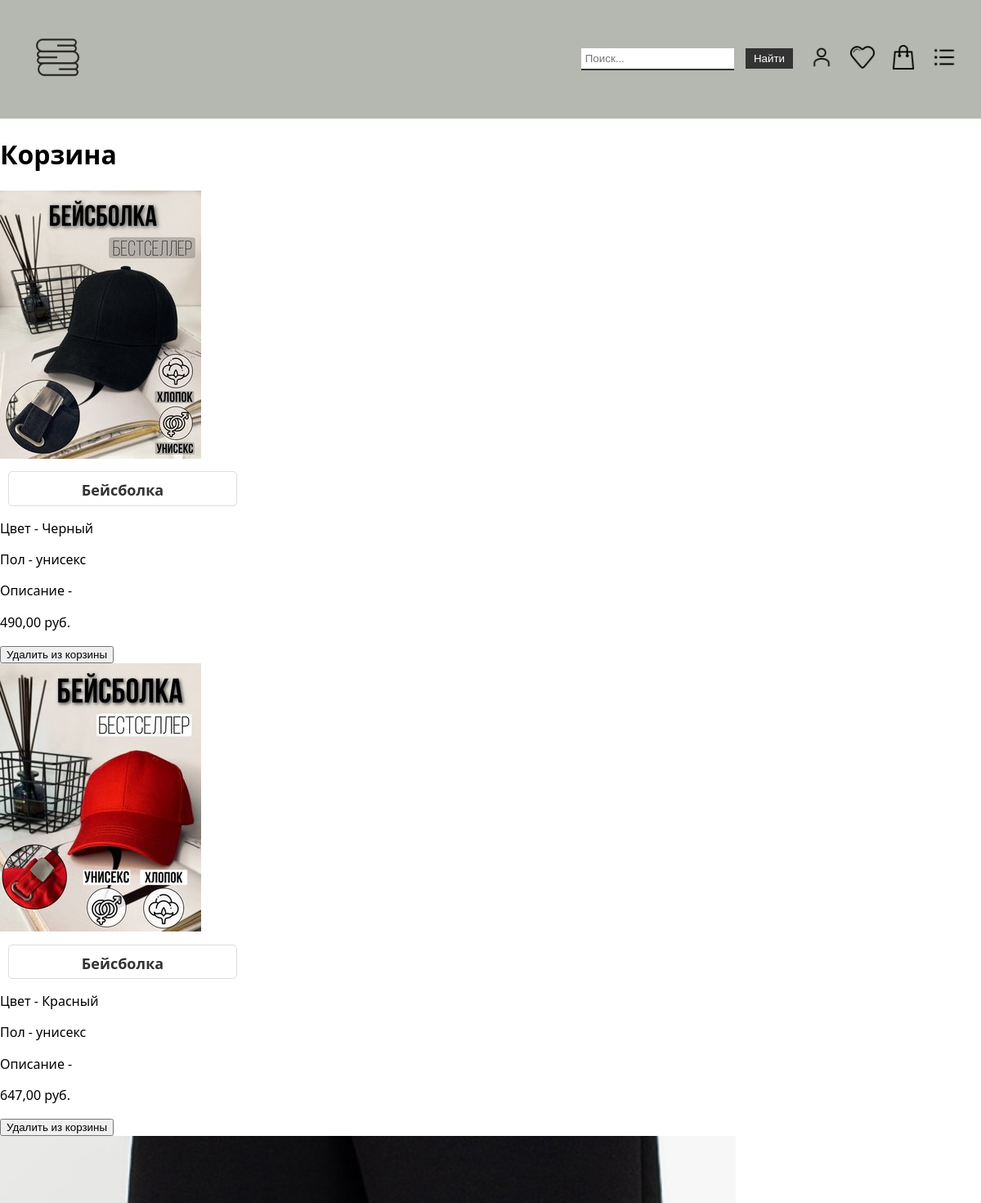
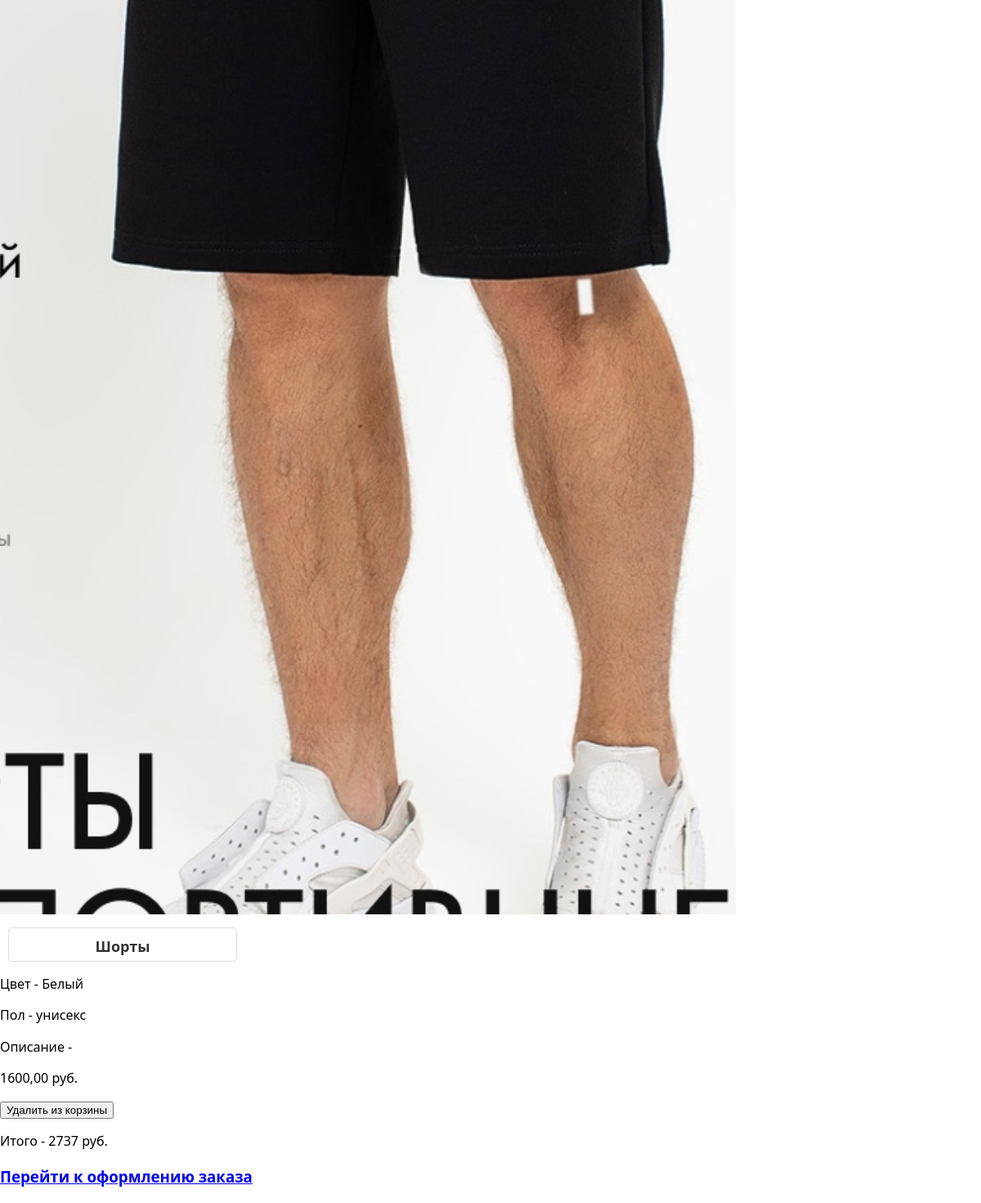
Page /cart/ (signed in) on the committed database (2 pictures, top to bottom).
### product/models.py (models this page shows, shortened)
class Product(models.Model):
    title = models.CharField(max_length=100)
    slug = models.SlugField(max_length=255, unique=True, db_index=True, verbose_name="URL")
    price = models.DecimalField(max_digits=10, decimal_places=2, null=True)
    photo = models.ImageField(blank=True, upload_to='photos/%Y/%m/%d/')
    color = models.CharField(max_length=50)
    content = models.TextField(blank=True)
    search_names = models.TextField(blank=True)
    gender = models.CharField(max_length=50)
    is_published = models.BooleanField(default=True)
    cat = models.ForeignKey('Catalog', on_delete=models.PROTECT)
    def get_absolute_url(self):
        return reverse('product', kwargs={'prod_slug': self.slug})
    class Meta:
        verbose_name = 'Товар'
        verbose_name_plural = 'Товары'
        ordering = ('title', )

### product/views.py (the view)
# urls.py: path('cart/', cart, name='cart'),
def cart(request):
    if request.user.is_authenticated:
        products = Product.objects.filter(cartproduct__user=request.user)
        total_amount = products.aggregate(amount=Sum('price'))['amount']
        title = 'Корзина'
        context = {'title': title, 'menu': menu, 'products': products, 'is_cart': 'Удалить из корзины', 'amount': total_amount}
        return render(request, 'product/cart.html', context=context)
    else:
        return redirect('profile')

### product/templates/product/cart.html (shortened to what this page needs)
{% extends 'product/base.html' %}
{% block content %}
    <h1>{{ title }}</h1>
        {% if products %}
                {% for p in products %}
                        {% if p.photo %}
                          <img src="{{p.photo.url}}" alt="{{p.title}}">
                        {% else %}
                            <div style="height: 200px;"></div>
                        {% endif %}
                            <a href="{{ p.get_absolute_url }}" class="item"><h2>{{ p.title }}</h2></a>
                            <p>Цвет - {{ p.color }}</p>
                            <p>Пол - {{ p.gender }}</p>
                            <p>Описание - {{ p.context }}</p>
                            <p>{{ p.price }} руб.</p>
                            <form action="{% url 'remove_prod_cart' %}" method="POST">
                                <button type="submit">Удалить из корзины</button>
                            </form>
                {% endfor %}
            <p>Итого - {{ amount }}  руб.</p>
            <a href="#"><h3>Перейти к оформлению заказа</h3></a>
        {% else %}
            <h2>В корзине нет товаров</h2>
        {% endif %}
{% endblock content %}

### product/static/product/css/styles.css (style rules this page uses)
body { position: relative; font-family: 'Noto Sans', sans-serif; font-size: 16px; line-height: 1.4; color: #000; min-width: 320px; overflow-x: hidden; height: auto; margin: 0; padding: 0; }
.item { width: calc(25% - 20px); margin: 10px; box-sizing: border-box; border: 1px solid #ddd; border-radius: 5px; overflow: hidden; background-color: #fff; display: flex; flex-direction: column; color: #333; text-decoration: none; }
.item h2 { margin: 0 10px; font-size: 18px; font-weight: 700; text-align: center; margin-top: 10px; margin-bottom: 5px; }
.item { width: calc(25% - 20px); margin: 10px; box-sizing: border-box; border: 1px solid #ddd; border-radius: 5px; overflow: hidden; background-color: #fff; display: flex; flex-direction: column; }

### rows in the picture
Product: photo (picture), title "Бейсболка", color "Черный", gender "унисекс", price "490,00"
Product: photo (picture), title "Бейсболка", color "Красный", gender "унисекс", price "647,00"
Product: photo (picture), title "Шорты", color "Белый", gender "унисекс", price "1600,00"

### other values in the picture
{{ title }} "Корзина"
{{ amount }} "2737"
